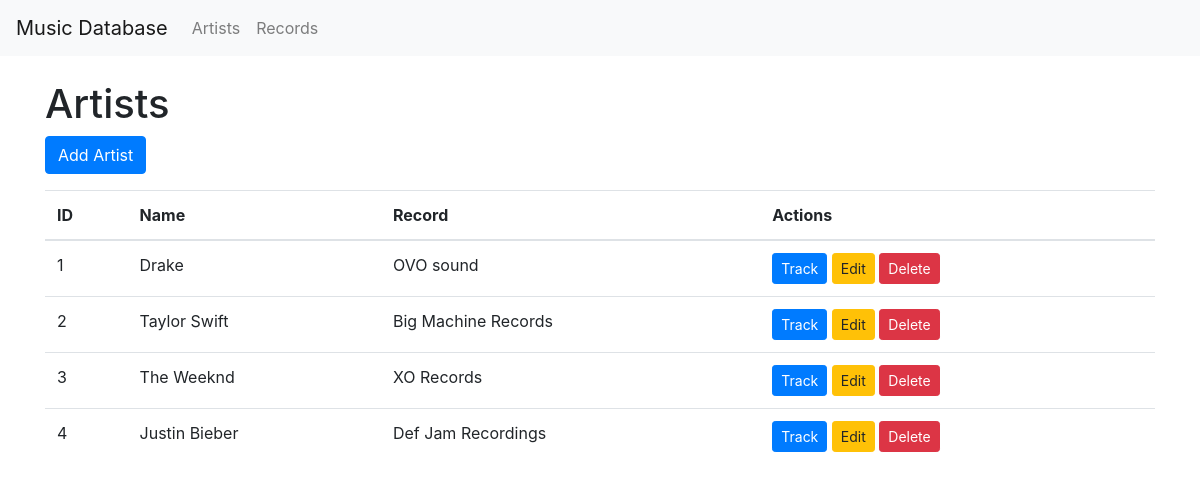
The page / on the database its author committed.
### tables this page shows
CREATE TABLE "artists" (
	"id"	INTEGER NOT NULL,
	"name"	TEXT NOT NULL,
    "record" TEXT NOT NULL,
	PRIMARY KEY("id" AUTOINCREMENT),
    FOREIGN KEY("record") REFERENCES "records"("id")
);

CREATE TABLE "records" (
    "id"	INTEGER NOT NULL,
    "name"	TEXT NOT NULL,
    PRIMARY KEY("id" AUTOINCREMENT)
);

### main.py (the view)
@app.route('/')
def index():
    conn = get_db_connection()
    cursor = conn.cursor()
    cursor.execute('''
                    SELECT
                        a.id AS ArtistId,
                        a.name AS ArtistName,
                        r.name AS RecordLabel
                    FROM
                        artists AS a
                    JOIN
                        records AS r ON a.record = r.id;
                   ''')
    artists = cursor.fetchall()
    conn.close()
    return render_template('index.html', artists=artists)

### main.py (called while the page is built)
def get_db_connection():
    conn = sqlite3.connect(DATABASE)
    conn.row_factory = sqlite3.Row
    return conn

### templates/index.html (shortened to what this page needs)
{% extends 'bar.html' %}
{% block content %}
    <h1>Artists</h1>
    <a href="{{ url_for('add_artist') }}" class="btn btn-primary mb-3">Add Artist</a>
    <table class="table">
        <thead>
            <tr>
                <th>ID</th>
                <th>Name</th>
                <th>Record</th>
                <th>Actions</th>
            </tr>
        </thead>
        <tbody>
            {% for artist in artists %}
            <tr>
                <td>{{ artist['ArtistId'] }}</td>
                <td>{{ artist['ArtistName'] }}</td>
                <td>{{ artist['RecordLabel'] }}</td>
                <td>
                    <a href="{{ url_for('artistTrack', artist_id=artist['ArtistId']) }}" class="btn btn-sm btn-primary">Track</a>
                    <a href="{{ url_for('edit_artist', artist_id=artist['ArtistId']) }}" class="btn btn-sm btn-warning">Edit</a>
                    <a href="{{ url_for('delete_artist', artist_id=artist['ArtistId']) }}" class="btn btn-sm btn-danger">Delete</a>
                </td>
            </tr>
            {% endfor %}
        </tbody>
    </table>
{% endblock %}

### templates/bar.html (shortened to what this page needs)
<!DOCTYPE html>
<html lang="en">
<head>
    <link rel="stylesheet" href="https://stackpath.bootstrapcdn.com/bootstrap/4.5.2/css/bootstrap.min.css">
</head>
<body>
    <nav class="navbar navbar-expand-lg navbar-light bg-light">
        <a class="navbar-brand" href="{{ url_for('index') }}">Music Database</a>
        <div class="collapse navbar-collapse" id="navbarNav">
            <ul class="navbar-nav">
                <li class="nav-item">
                    <a class="nav-link" href="{{ url_for('index') }}">Artists</a>
                </li>
                <li class="nav-item">
                    <a class="nav-link" href="{{ url_for('records') }}">Records</a>
                </li>
                </ul>
        </div>
    </nav>
    <div class="container mt-4">
        {% block content %}{% endblock %}
    </div>
</body>
</html>

### rows shown on the page
artists: ArtistId "1", ArtistName "Drake", RecordLabel "OVO sound"
artists: ArtistId "2", ArtistName "Taylor Swift", RecordLabel "Big Machine Records"
artists: ArtistId "3", ArtistName "The Weeknd", RecordLabel "XO Records"
artists: ArtistId "4", ArtistName "Justin Bieber", RecordLabel "Def Jam Recordings"
